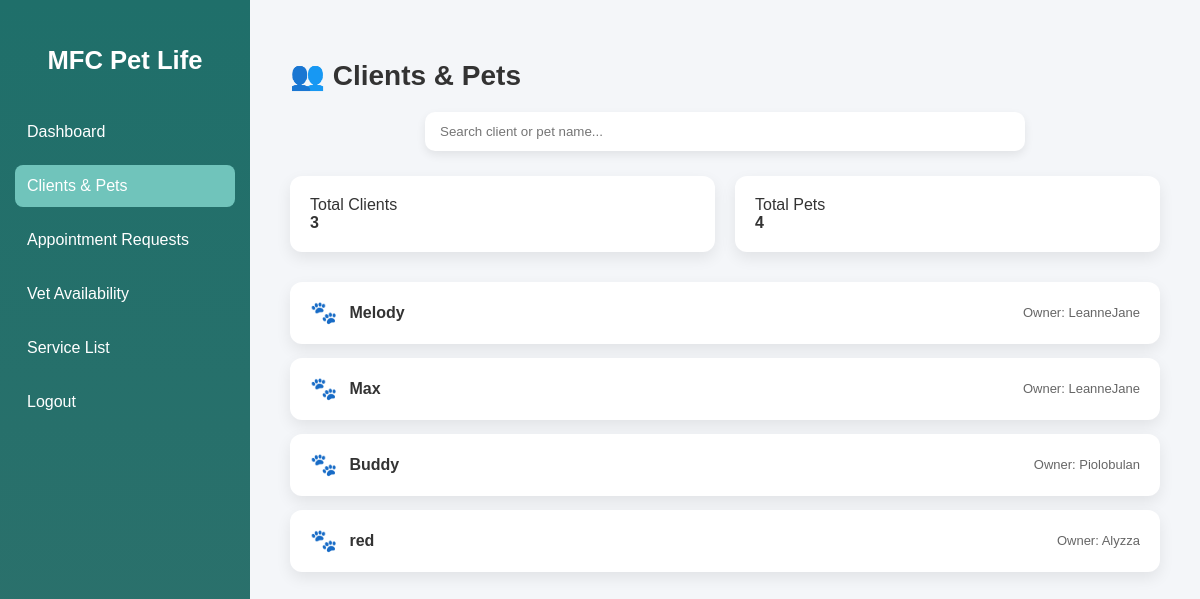
/clients/?show=pets, run on an earlier commit of the app's database.
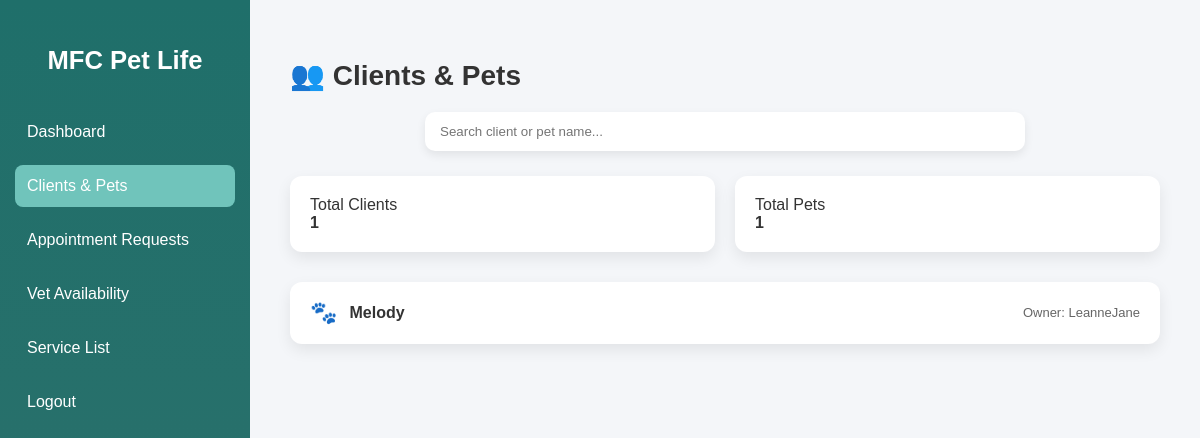
And on a later commit of the database.
### main/models.py (models this page shows, shortened)
class Pet(models.Model):
    owner = models.ForeignKey(User, on_delete=models.CASCADE)
    name = models.CharField(max_length=100)
    species = models.CharField(max_length=50)
    breed = models.CharField(max_length=100, blank=True, null=True)
    gender = models.CharField(max_length=10)
    color = models.CharField(max_length=50, blank=True, null=True)
    birthday = models.DateField(blank=True, null=True)
    age = models.PositiveIntegerField(default=0)
    weight = models.DecimalField(max_digits=5, decimal_places=2, blank=True, null=True)
    image = models.ImageField(upload_to='pets/', blank=True, null=True)
    is_active = models.BooleanField(default=True)  # Soft-delete flag

### main/views.py (the view)
# urls.py: path('clients/', views.clients_pets, name='clients_pets'),
def clients_pets(request):
    show = request.GET.get('show', 'clients')
    clients = User.objects.filter(is_staff=False)
    pets = Pet.objects.all()
    total_pets = pets.count()
    return render(request, 'admin/clients_pets.html', {
        'clients': clients,
        'pets': pets,
        'total_pets': total_pets,
        'show': show,
    })

### main/templates/admin/clients_pets.html (shortened to what this page needs)
{% load static %}
<!DOCTYPE html>
<html lang="en">
<head>
     <link rel="stylesheet" href="{% static 'css/admin/clients_pets.css' %}">
</head>
<body>
<div class="sidebar">
    <h2>MFC Pet Life</h2>
    <a href="{% url 'admin_dashboard' %}">Dashboard</a>
    <a href="{% url 'clients_pets' %}" class="active">Clients & Pets</a>
    <a href="{% url 'appointment_requests' %}">Appointment Requests</a>
    <a href="{% url 'vet_availability_admin' %}">Vet Availability</a>
    <a href="{% url 'service_list' %}">Service List</a>
    <a href="{% url 'logout' %}">Logout</a>
</div>
<div class="main-content">
    <h1 class="title">👥 Clients & Pets</h1>
    <div class="search-container">
        <input type="text" id="searchInput" placeholder="Search client or pet name...">
    </div>
    <div class="summary">
        <a href="?show=clients"><span>Total Clients</span><strong>{{ clients|length }}</strong></a>
        <a href="?show=pets"><span>Total Pets</span><strong>{{ total_pets }}</strong></a>
    </div>
    {% if show == "pets" %}
    <div class="client-list">
        {% for pet in pets %}
        <div class="client-card searchable" onclick="window.location.href='{% url 'pet_detail_admin' pet.id %}'">
            <div class="client-info-left">
                <span class="pet-icon">🐾</span>
                <div class="client-name">{{ pet.name }}</div>
            </div>
            <div class="client-info-right">Owner: {{ pet.owner.username }}</div>
        </div>
        {% empty %}<p>No pets found.</p>{% endfor %}
    </div>
    {% endif %}
</div>
</body>
</html>

What changed in the data, as far as the page shows it:
removed Pet: name "Max", owner.username "LeanneJane"
removed Pet: name "Buddy", owner.username "Piolobulan"
removed Pet: name "red", owner.username "Alyzza"
Also different on the page:
{{ clients|length }}: "3" → "1"
{{ total_pets }}: "4" → "1"
